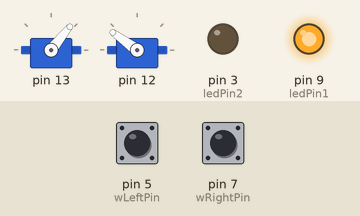
This sketch was run on a simulated Arduino Uno, built with avr-gcc and run on an emulated ATmega328P. Parts: 2 × servo, output pins drawn as LEDs (lit = HIGH). Inputs (shaded band) come from the test bench; at power-on: pin 5 (wLeftPin) LOW, pin 7 (wRightPin) HIGH.

Above: at 4.0 s.
4.1 s: pin 5 (wLeftPin) pulled HIGH for 1.95 s
At 5.3 s:
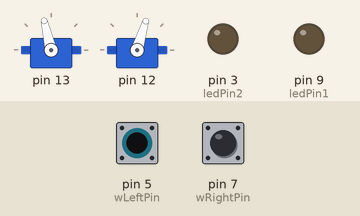
7.6 s: pin 7 (wRightPin) pulled LOW for 1.95 s
At 9.7 s:
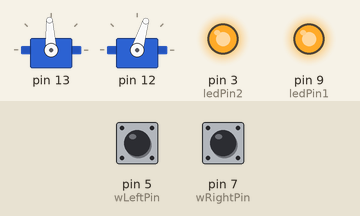
11.1 s: pin 5 (wLeftPin) pulled HIGH for 3.2 s
At 15.8 s:
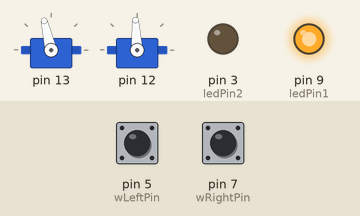
19.6 s: pin 7 (wRightPin) pulled LOW for 1.95 s
At 22.1 s:
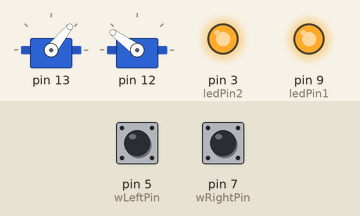
26.9 s: pin 5 (wLeftPin) pulled HIGH for 3.2 s
At 30.26 s:
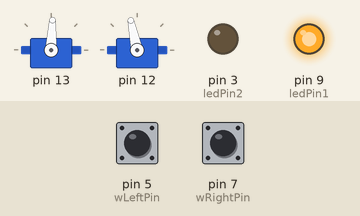
35.4 s: pin 7 (wRightPin) pulled LOW for 3.2 s
At 36.84 s:
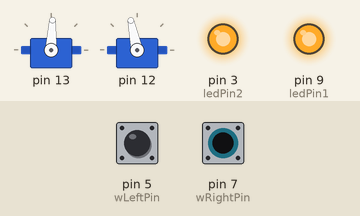
Timing chart, 0 to 91.4 s (numbered marks = the images above; inputs shaded):
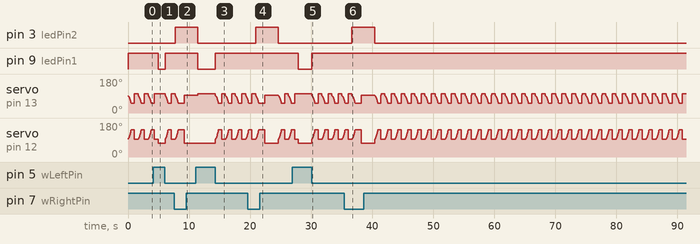

The sketch:

NavOutOfCorner_.ino
```cpp
#include <Servo.h>
Servo servoLeft;
Servo servoRight;
const int topLeft = 110;
const int topRight = 200;

const int wLeftPin = 5;
const int wRightPin = 7;
const int ledPin1 = 9; //Left indicator
const int ledPin2 = 3; //Right indicator
byte wLeftOld;
byte wRightOld;
byte counter;
const int maxCounter = 4;

void setup() {
  pinMode(wLeftPin, INPUT);
  pinMode(wRightPin, INPUT);
  pinMode(ledPin1, OUTPUT);
  pinMode(ledPin2, OUTPUT);
  Serial.begin(9600);
  attachServos(13, 12);
  wLeftOld = 0;
  wRightOld = 1;
  counter  = 0;
}

void loop() {
  byte wLeft = digitalRead(wLeftPin);
  byte wRight = digitalRead(wRightPin);
  //If one whisker hits but not other one, do stuff
  if (wLeft != wRight) {
    //If it hit the opposite whisker, add to counter
    if ((wLeft != wLeftOld) && (wRight != wRightOld)) {
      counter++;
      wLeftOld = wLeft;
      wRightOld = wRight;
      if (counter >= maxCounter) {
        //Simulates a hit on both whiskers -> make 180 turn
        stopRoll(0);
        blinkLed();
        wLeft = 0;
        wRight = 0;
        counter = 0;
      }
    } else {
      counter = 0;
    }
  }

  if ((wLeft == 0) && (wRight == 0)) {
    digitalWrite(ledPin1, HIGH);
    digitalWrite(ledPin2, HIGH);
    stopRoll(0);
    backwards(1500);
    stopRoll(0);
    turnLeft(2200);
  } else if (wLeft == 0) {
    digitalWrite(ledPin1, HIGH);
    digitalWrite(ledPin2, LOW);
    stopRoll(0);
    backwards(1000);
    stopRoll(20);
    turnRight(600);
  } else if (wRight == 0) {
    digitalWrite(ledPin1, LOW);
    digitalWrite(ledPin2, HIGH);
    stopRoll(0);
    backwards(1000);
    stopRoll(20);
    turnLeft(600);
  } else {
    digitalWrite(ledPin1, LOW);
    digitalWrite(ledPin2, LOW);
    forward(20);
  }
}


void forward(int i) {
  //
  servoLeft.writeMicroseconds(1500 + topLeft);
  servoRight.writeMicroseconds(1500 - topRight);
  delay(i);
}

void backwards(int i) {
  //Always expect to start from standstill
  //Acc for 0.5 seconds, with 25 iterations
  float leftAcc = topLeft / 25;
  float rightAcc = topRight / 25;
  int leftSpeed = 1500;
  int rightSpeed = 1500;

  for (int j = 0; j <= 25; j++) {
    leftSpeed -= (leftAcc + j);
    rightSpeed += (rightAcc + j);
    servoLeft.writeMicroseconds(leftSpeed);
    servoRight.writeMicroseconds(rightSpeed);
    delay(20);
  }
  delay(i - 500);
}

void stopRoll(int i) {
  servoLeft.writeMicroseconds(1500);
  servoRight.writeMicroseconds(1500);
  delay(i);
}

void turnOnCoin(bool rev, int i) {
  //Turn left by default
  if (!rev) {
    servoLeft.writeMicroseconds(1390);
    servoRight.writeMicroseconds(1300);
  } else {
    servoLeft.writeMicroseconds(1610);
    servoRight.writeMicroseconds(1700);
  }
  delay(i);
}
void turnRight(int i) {
  servoLeft.writeMicroseconds(1610);
  servoRight.writeMicroseconds(1500);
  delay(i);
}

void turnLeft(int i) {
  servoLeft.writeMicroseconds(1500);
  servoRight.writeMicroseconds(1300);
  delay(i);
}
void detachServos() {
  servoRight.detach();
  servoLeft.detach();
}

void attachServos(int left, int right) {
  servoLeft.attach(left);
  servoRight.attach(right);
}

void blinkLed() {
  for (int i = 0; i < 4; i++) {
    digitalWrite(ledPin1, HIGH);
    digitalWrite(ledPin2, HIGH);
    delay(200);
    digitalWrite(ledPin1, LOW);
    digitalWrite(ledPin2, LOW);
    delay(200);
  }
}
```

Measured:
- after the input at 4.1 s, pin 9 (ledPin1): HIGH → LOW after 0.84 s, → HIGH 1.1 s later
- after the input at 7.6 s, pin 3 (ledPin2): LOW → HIGH after 0.11 s
- after the input at 11.1 s, pin 9 (ledPin1): HIGH → LOW after 0.33 s, → HIGH 2.9 s later
- after the input at 19.6 s, pin 3 (ledPin2): LOW → HIGH after 1.3 s, → LOW 3.7 s later
- after the input at 26.9 s, pin 9 (ledPin1): HIGH → LOW after 1.0 s, → HIGH 2.2 s later
- after the input at 35.4 s, pin 3 (ledPin2): LOW → HIGH after 1.3 s, → LOW 3.7 s later
